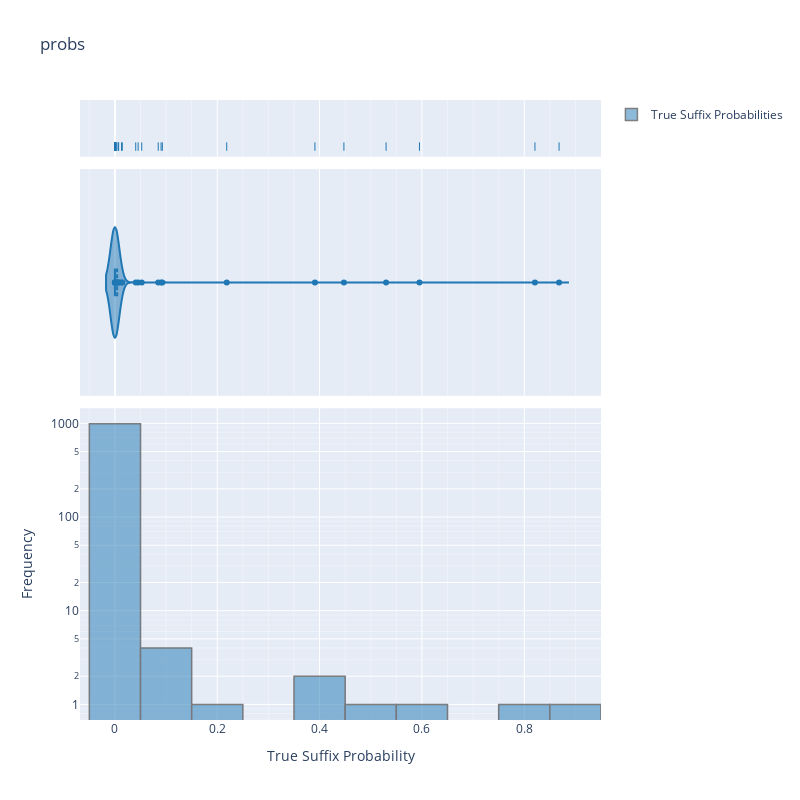

The notebook cell saved with this chart:
### Code cell
def plot_probabilities_plotly(probabilities, plot_title, keep_first=None, log_scale=False, bins=None, show_plot=True, save_name=None):
    """
    Plot histogram of true suffix generation probabilities using plotly

    Args:
        probabilities (list[float]): list of probabilities
        plot_title (str): title of the plot
        keep_first (int): compute only for the first keep_first number of samples
        log_scale (bool): whether to make y-axis use a log scale
        show_plot (bool): whether to show the plot
        save_name (str): save path for plot (without extension); does not save unless save_name is specified
    """
    # Preprocess
    probabilities = torch.as_tensor(probabilities).flatten()[:keep_first]
    probabilities = probabilities[~probabilities.isnan()]

    # Compute bins    
    bin_edges = np.histogram_bin_edges(probabilities,bins="auto" if bins is None else bins)

    print(bin_edges)
    # Plot
    fig = make_subplots(rows=3, cols=1, row_heights=[0.1, 0.4, 0.55], shared_xaxes=True, vertical_spacing=0.02)

    # Rug plots
    fig.add_trace(go.Box(
        x=probabilities.numpy(), 
        marker_symbol='line-ns-open', 
        marker_color='#1f77b4',
        boxpoints='all',
        jitter=0,
        fillcolor='rgba(255,255,255,0)',
        line_color='rgba(255,255,255,0)',
        hoveron='points',
        showlegend=False,
    ), row=1, col=1)

    # Violin plots
    fig.add_trace(go.Violin(
        x=probabilities.numpy(), 
        line_color='#1f77b4',
        box_visible=True,
        meanline_visible=True,
        showlegend=False,
    ), row=2, col=1)

    # Histograms
    fig.add_trace(go.Histogram(
        x=probabilities.numpy(), 
        nbinsx=len(bin_edges)-1, 
        name='True Suffix Probabilities', 
        opacity=0.5, 
        marker_color='#1f77b4', 
        marker_line_color='black',
        marker_line_width=1.5,
        # xbins=dict(start=bin_edges[0], end=bin_edges[-1], size=len(bin_edges)-1)
    ), row=3, col=1)

    fig.update_layout(
        title=plot_title,
        width=800,
        height=800,
        xaxis3_title='True Suffix Probability',
        yaxis3_title='Frequency',
        yaxis=dict(showticklabels=False),
        yaxis2=dict(showticklabels=False),
        xaxis1=dict(showticklabels=False, minor=dict(showgrid=True, ticklen=0)),
        xaxis2=dict(showticklabels=False, minor=dict(ticklen=0, showgrid=True)),
        xaxis3=dict(showticklabels=True, showgrid=True, minor=dict(ticklen=0, showgrid=True)),
        yaxis3=dict(showticklabels=True, minor=dict(ticklen=0, showgrid=True), type='log' if log_scale else 'linear'),
        barmode='overlay'
    )

    if save_name is not None:
        fig.write_image(save_name + "_hist_plotly.png", scale=5)
        fig.write_image(save_name + "_hist_plotly.pdf", scale=5)
        fig.write_html(save_name + "_hist_plotly.html")
    if show_plot:
        fig.show()
    del fig
plot_probabilities_plotly(probs,"probs",log_scale=True)

### Figure 1 — Plotly figure (JSON) as saved in the notebook; plotly's stock layout.template omitted (floating-point values rounded to 4 significant figures; data arrays with more than 128 entries replaced by an {"elided": "..."} marker saying what was removed)
{"data": [{"boxpoints": "all", "fillcolor": "rgba(255,255,255,0)", "hoveron": "points", "jitter": 0, "line": {"color": "rgba(255,255,255,0)"}, "marker": {"color": "#1f77b4", "symbol": "line-ns-open"}, "showlegend": false, "type": "box", "x": {"elided": "1000 float values"}, "xaxis": "x", "yaxis": "y"}, {"box": {"visible": true}, "line": {"color": "#1f77b4"}, "meanline": {"visible": true}, "showlegend": false, "type": "violin", "x": {"elided": "1000 float values"}, "xaxis": "x2", "yaxis": "y2"}, {"marker": {"color": "#1f77b4", "line": {"color": "black", "width": 1.5}}, "name": "True Suffix Probabilities", "nbinsx": 11, "opacity": 0.5, "type": "histogram", "x": {"elided": "1000 float values"}, "xaxis": "x3", "yaxis": "y3"}], "layout": {"barmode": "overlay", "height": 800, "title": {"text": "probs"}, "width": 800, "xaxis": {"anchor": "y", "domain": [0, 1], "matches": "x3", "minor": {"showgrid": true, "ticklen": 0}, "showticklabels": false}, "xaxis2": {"anchor": "y2", "domain": [0, 1], "matches": "x3", "minor": {"showgrid": true, "ticklen": 0}, "showticklabels": false}, "xaxis3": {"anchor": "y3", "domain": [0, 1], "minor": {"showgrid": true, "ticklen": 0}, "showgrid": true, "showticklabels": true, "title": {"text": "True Suffix Probability"}}, "yaxis": {"anchor": "x", "domain": [0.9086, 1], "showticklabels": false}, "yaxis2": {"anchor": "x2", "domain": [0.5229, 0.8886], "showticklabels": false}, "yaxis3": {"anchor": "x3", "domain": [0, 0.5029], "minor": {"showgrid": true, "ticklen": 0}, "showticklabels": true, "title": {"text": "Frequency"}, "type": "log"}}}
